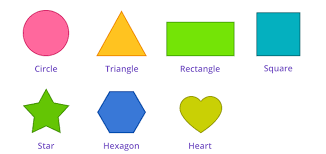
#> input picture learn/images/shape.png, 326 x 154 px
$ python chanles.py
#> lines starting #> are read from the running program, lines starting #| are printed output that depends on the picture
import numpy as  np
import cv2


img = cv2.imread('./images/shape.png')
#> img is the input picture: shape (154, 326, 3); mean B, G, R 219.9, 235.3, 226.9
cv2.imshow("img", img)

(B, G, R) =  cv2.split(img)
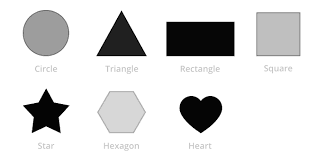
#> B: shape (154, 326); min 0, max 255, mean 219.9
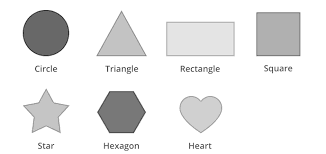
#> G: shape (154, 326); min 40, max 255, mean 235.3
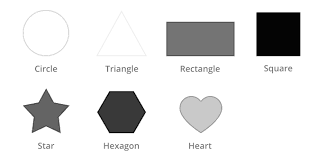
#> R: shape (154, 326); min 0, max 255, mean 226.9


# [9 lines of commented-out code are left out]
zeros = np.zeros(img.shape[:2], dtype = "uint8")
cv2.imshow("Red", cv2.merge([zeros, zeros, R]))
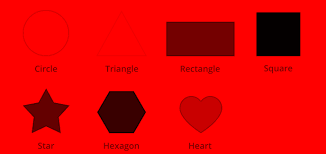
#> window 'Red': shape (154, 326, 3); mean B, G, R 0, 0, 226.9
cv2.imshow("Green", cv2.merge([zeros, G, zeros]))
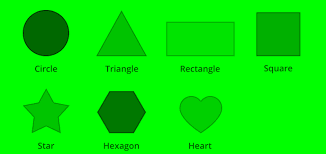
#> window 'Green': shape (154, 326, 3); mean B, G, R 0, 235.3, 0
cv2.imshow("Blue", cv2.merge([B, zeros, zeros]))
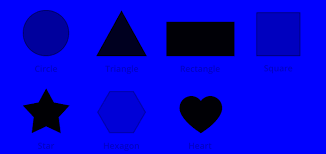
#> window 'Blue': shape (154, 326, 3); mean B, G, R 219.9, 0, 0
cv2.waitKey(0)


# cv2.waitKey(0)

cv2.destroyAllWindows()

$ run again, with learn/images/dung.jpg saved as learn/images/shape.png
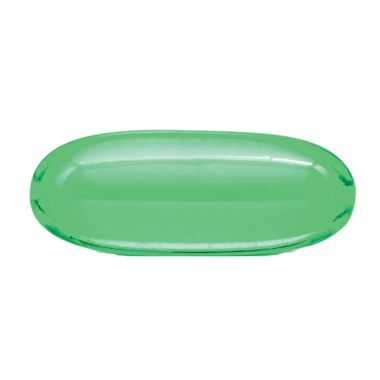
#> input picture learn/images/dung.jpg, 380 x 380 px
#> img is the input picture: shape (380, 380, 3); mean B, G, R 226.1, 240.3, 219.8
#> `cv2.imshow("Green", cv2.merge([zeros, G, zeros]))`:
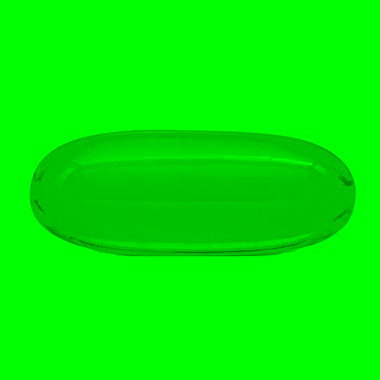
#> window 'Green': shape (380, 380, 3); mean B, G, R 0, 240.3, 0
#> `cv2.imshow("Blue", cv2.merge([B, zeros, zeros]))`:
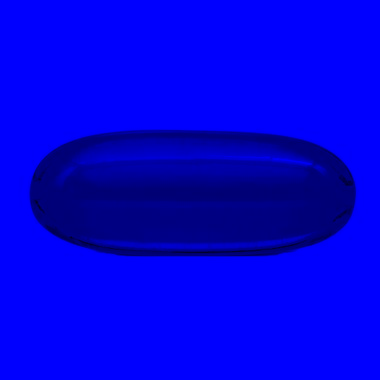
#> window 'Blue': shape (380, 380, 3); mean B, G, R 226.1, 0, 0
